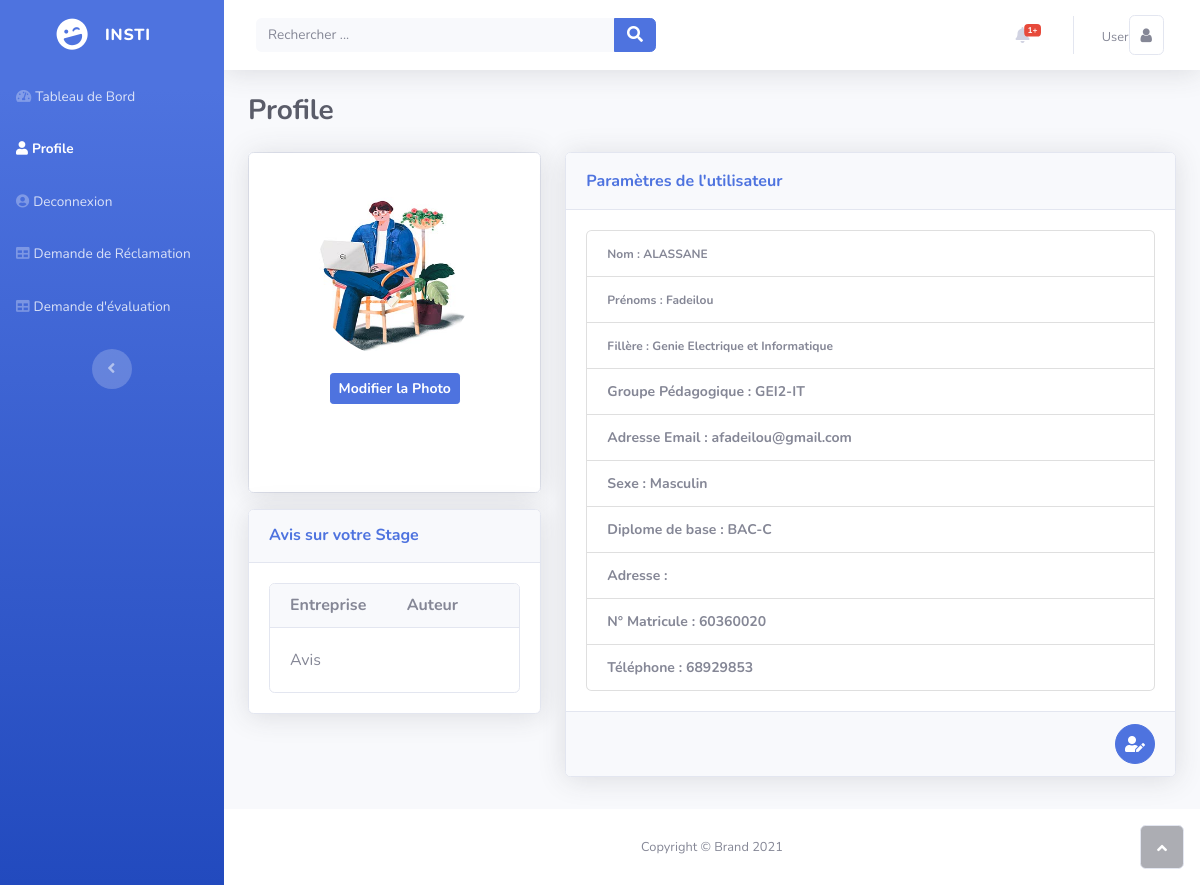
/etudiant_profil.php (signed in), run on the app's committed database.
### tables this page shows
CREATE TABLE `profil` (
  `id` int(11) NOT NULL,
  `id_user` int(11) NOT NULL,
  `id_groupe_pedagogique` int(11) NOT NULL,
  `id_position` int(11) NOT NULL,
  `com_nom` varchar(50) NOT NULL,
  `com_prenom` varchar(50) NOT NULL,
  `com_genre` varchar(50) NOT NULL,
  `com_num_telephone` varchar(50) NOT NULL,
  `com_parent_fullname` varchar(50) NOT NULL,
  `com_parent_num_telephone` varchar(50) NOT NULL,
  `com_addresse` varchar(50) NOT NULL,
  `com_matricule` int(11) NOT NULL,
  `com_birthday` date NOT NULL,
  `com_lieu_naissance` varchar(50) NOT NULL,
  `com_diplome` varchar(50) NOT NULL,
  `id_filiere_app` int(11) NOT NULL,
  `pers_grade` varchar(50) NOT NULL,
  `ens_specialite_principal` varchar(100) NOT NULL,
  `ens_specialite_complementaire` varchar(255) NOT NULL,
  `pers_datestart` date NOT NULL
);

CREATE TABLE `filiere` (
  `id` int(11) NOT NULL,
  `designation` varchar(50) NOT NULL,
  `abreviation` varchar(5) NOT NULL,
  `profile_entree` text NOT NULL,
  `profil_sortie` text NOT NULL,
  `debouche` text NOT NULL
);

CREATE TABLE `groupe_pedagogique` (
  `id` int(11) NOT NULL,
  `designation` varchar(25) NOT NULL,
  `id_filiere` int(11) NOT NULL
);

### bd/connexionDB.php (called while the page is built, shortened)
<?php
  class connexionDB {
    private $host    = 'localhost';
    private $name    = 'insti';
    private $user    = 'root';
    private $pass    = '';
    private $connexion;
    function __construct($host = null, $name = null, $user = null, $pass = null){
      try{
        $this->connexion = new PDO('mysql:host=' . $this->host . ';dbname=' . $this->name,
          $this->user, $this->pass, array(PDO::MYSQL_ATTR_INIT_COMMAND =>'SET NAMES UTF8',
          PDO::ATTR_ERRMODE => PDO::ERRMODE_WARNING));
      }catch (PDOException $e){
        echo 'Erreur : Impossible de se connecter  à la BDD !';
        die();
      }
    }
    public function query($sql, $data = array()){
      $req = $this->connexion->prepare($sql);
      $req->execute($data);
      return $req;
    }
  }
  $DB = new connexionDB();
?>

### etudiant_profil.php (the view, shortened to what this page needs)
<?php
    require_once ("bd/connexionDB.php");
    $req = $DB->query("SELECT *
    FROM profil
    WHERE id_user = ?",
    array($_SESSION['id_user']));
    $req = $req->fetch();
    $id_groupe_pedagogique = $req['id_groupe_pedagogique'];
    $nom = $req['com_nom'];
    $prenom = $req['com_prenom'];
    $telephone = $req['com_num_telephone'];
    $addresse = $req['com_addresse'];
    $diplome = $req['com_diplome'];
    $matricule = $req['com_matricule'];
    $sexe = $req['com_genre'];
    $req = $DB->query("SELECT groupe_pedagogique.designation
    FROM groupe_pedagogique
    WHERE id = ?",
    array($id_groupe_pedagogique));
    $req = $req->fetch();
    $groupe_pedagogique = $req['designation'];
    $req = $DB->query("SELECT filiere.designation
    FROM filiere
    WHERE id = ?",
    array($_SESSION['id_filiere']));
    $req = $req->fetch();
    $filiere = $req['designation'];
?>
<!DOCTYPE html>
<html>
<head>
    <link rel="stylesheet" href="assets/bootstrap/css/bootstrap.min.css">
    <link rel="stylesheet" href="assets/fonts/fontawesome-all.min.css">
    <link rel="stylesheet" href="assets/fonts/font-awesome.min.css">
    <link rel="stylesheet" href="assets/fonts/fontawesome5-overrides.min.css">
    <link rel="stylesheet" href="assets/css/animate.css">
    <link rel="stylesheet" href="assets/css/animate.min.css">
    <link rel="stylesheet" href="assets/css/aos.css">
    <link rel="stylesheet" href="https://cdnjs.cloudflare.com/ajax/libs/aos/2.1.1/aos.css">
</head>
<body id="page-top">
    <div id="wrapper">
        <nav class="navbar navbar-dark align-items-start sidebar sidebar-dark accordion bg-gradient-primary p-0" data-aos="fade-right" data-aos-duration="700" data-aos-delay="200">
            <div class="container-fluid d-flex flex-column p-0">
                <a class="navbar-brand d-flex justify-content-center align-items-center sidebar-brand m-0" href="#">
                    <div class="sidebar-brand-icon rotate-n-15"><i class="fas fa-laugh-wink"></i></div>
                    <div class="sidebar-brand-text mx-3"><span>insti</span></div>
                </a>
                <ul class="nav navbar-nav text-light" id="accordionSidebar">
                    <li class="nav-item" role="presentation"><a class="nav-link" href="dashboard_etudiant.php"><i class="fas fa-tachometer-alt"></i><span>Tableau de Bord</span></a></li>
                    <li class="nav-item" role="presentation"><a class="nav-link active" href="etudiant_profil.php"><i class="fas fa-user"></i><span>Profile</span></a></li>
                    <li class="nav-item" role="presentation"><a class="nav-link" href="deconnexion.php"><i class="fas fa-user-circle"></i><span>Deconnexion</span></a></li>
                    <li class="nav-item" role="presentation"><a class="nav-link" href="reclamation.php"><i class="fas fa-table"></i><span>Demande de Réclamation</span></a></li>
                    <li class="nav-item" role="presentation"><a class="nav-link" href="demande_evaluation.php"><i class="fas fa-table"></i><span>Demande d'évaluation</span></a></li>
                </ul>
                <div class="text-center d-none d-md-inline"><button class="btn rounded-circle border-0" id="sidebarToggle" type="button"></button></div>
            </div>
        </nav>
        <div class="d-flex flex-column" id="content-wrapper">
            <div id="content">
                <nav class="navbar navbar-light navbar-expand bg-white shadow mb-4 topbar static-top">
                    <div class="container-fluid"><button class="btn btn-link d-md-none rounded-circle mr-3" id="sidebarToggleTop" type="button"><i class="fas fa-bars"></i></button>
                        <form class="form-inline d-none d-sm-inline-block mr-auto ml-md-3 my-2 my-md-0 mw-100 navbar-search">
                            <div class="input-group"><input class="bg-light form-control border-0 small" type="text" placeholder="Rechercher ...">
                                <div class="input-group-append"><button class="btn btn-primary py-0" type="button"><i class="fas fa-search"></i></button></div>
                            </div>
                        </form>
                        <ul class="nav navbar-nav flex-nowrap ml-auto">
                            <li class="nav-item dropdown no-arrow mx-1" role="presentation">
                                <div class="nav-item dropdown no-arrow"><a class="dropdown-toggle nav-link" data-toggle="dropdown" aria-expanded="false" href="#"><span class="badge badge-danger badge-counter">1+</span><i class="fas fa-bell fa-fw"></i></a>
                                </div>
                            </li>
                            <li class="nav-item dropdown no-arrow" role="presentation">
                                <div class="nav-item dropdown no-arrow"><a class="dropdown-toggle nav-link" data-toggle="dropdown" aria-expanded="false" href="#"><span class="d-none d-lg-inline mr-2 text-gray-600 small">User<i class="fa fa-user border rounded" style="padding: 11px;font-size: 16px;"></i></span></a>
                                </div>
                            </li>
                        </ul>
                    </div>
                </nav>
        <div class="container-fluid">
            <h3 class="text-dark mb-4" data-aos="zoom-in" data-aos-duration="650" style="font-weight: bold;">Profile</h3>
            <div class="row mb-3" data-aos="zoom-in" data-aos-duration="700" data-aos-delay="200">
                <div class="col-lg-4">
                    <div class="card mb-3">
                        <div class="card-body text-center shadow" style="height: 339.333px;"><img class="rounded-circle mb-3 mt-4" src="assets/img/profil.jpg" width="160" height="160">
                            <div class="mb-3"><button class="btn btn-primary btn-sm" type="button" style="font-weight: bold;">Modifier la Photo</button></div>
                        </div>
                    </div>
                    <div class="card shadow mb-4">
                        <div class="card-header py-3">
                            <h6 class="text-primary font-weight-bold m-0">Avis sur votre Stage</h6>
                        </div>
                        <div class="card-body">
                            <div class="card" data-toggle="tooltip" data-bs-tooltip="" title="Date de pblication">
                                <div class="card-header">
                                    <div class="row">
                                        <div class="col col-lg-6">
                                            <h6 class="text-nowrap text-truncate mb-0" style="font-weight: bold;">Entreprise</h6>
                                        </div>
                                        <div class="col col-lg-6">
                                            <h6 class="text-nowrap text-truncate mb-0" style="font-weight: bold;">Auteur</h6>
                                        </div>
                                    </div>
                                </div>
                                <div class="card-body">
                                    <p class="card-text">Avis</p>
                                </div>
                            </div>
                        </div>
                    </div>
                </div>
                <div class="col-lg-8">
                    <div class="row">
                        <div class="col">
                            <div class="card shadow mb-3">
                                <div class="card-header py-3">
                                    <p class="text-primary m-0 font-weight-bold">Paramètres de l'utilisateur</p>
                                </div>
                                <div class="card-body" style="font-size: 14px;">
                                    <ul class="list-group">
                                        <li class="list-group-item"><span style="font-weight: bold;font-size: 12px;">Nom : <?php echo $nom;?></span></li>
                                        <li class="list-group-item"><span style="font-weight: bold;font-size: 12px;">Prénoms : <?php echo $prenom;?></span></li>
                                        <li class="list-group-item"><span style="font-weight: bold;font-size: 12px;">Fillère : <?php echo $filiere;?></span></li>
                                        <li class="list-group-item"><span style="font-weight: bold;">Groupe Pédagogique : <?php echo $groupe_pedagogique;?> &nbsp;&nbsp;</span></li>
                                        <li class="list-group-item"><span style="font-weight: bold;">Adresse Email : <?php echo $_SESSION['email'];?></span></li>
                                        <li class="list-group-item"><span style="font-weight: bold;">Sexe : <?php echo $sexe;?></span></li>
                                        <li class="list-group-item"><span style="font-weight: bold;">Diplome de base : <?php echo $diplome;?>&nbsp;</span></li>
                                        <li class="list-group-item"><span style="font-weight: bold;">Adresse : <?php echo $addresse;?>&nbsp;</span></li>
                                        <li class="list-group-item"><span style="font-weight: bold;">N° Matricule : <?php echo $matricule;?></span></li>
                                        <li class="list-group-item"><span style="font-weight: bold;">Téléphone : <?php echo $telephone;?></span></li>
                                    </ul>
                                </div>
                                <div class="card-footer"><a class="btn btn-primary float-right btn-circle ml-1" role="button" data-toggle="tooltip" data-bs-tooltip="" title="Éditer le profil"><i class="fas fa-user-edit text-white"></i></a></div>
                            </div>
                        </div>
                    </div>
                </div>
            </div>
        </div>
    </div>
    <footer class="bg-white sticky-footer">
        <div class="container my-auto">
            <div class="text-center my-auto copyright"><span>Copyright © Brand 2021</span></div>
        </div>
    </footer>
    </div><a class="border rounded d-inline scroll-to-top" data-aos="fade-up" href="#page-top"><i class="fas fa-angle-up"></i></a></div>
</body>
</html>

### data on the page
profil: com_nom "ALASSANE", com_prenom "Fadeilou", com_genre "Masculin", com_diplome "BAC-C", com_matricule "60360020", com_num_telephone "68929853"
filiere: designation "Genie Electrique et Informatique"
groupe_pedagogique: designation "GEI2-IT"

### other printed values
$_SESSION['email'] "afadeilou@gmail.com"
